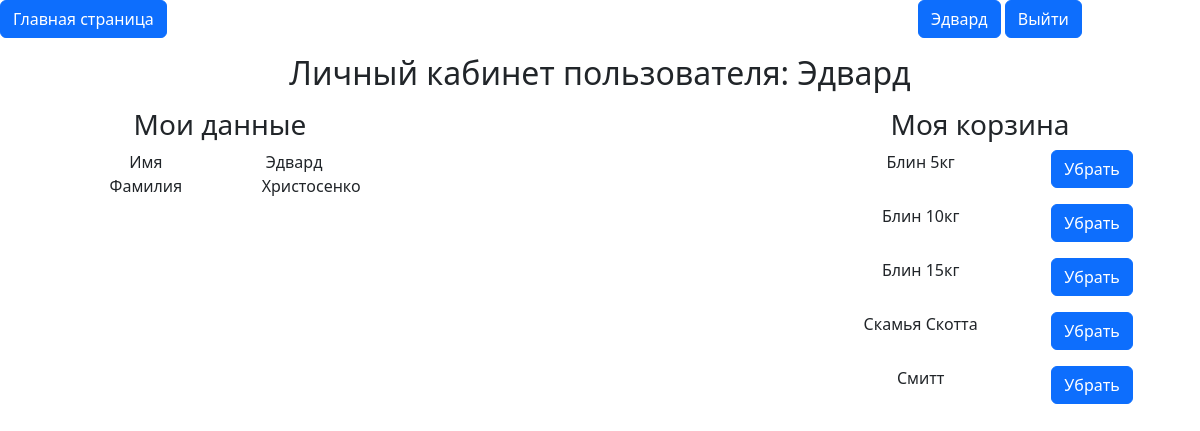
/mainapp/person/ (signed in), run on the app's committed database.
### users/models.py (models this page shows)
class User(AbstractUser):
    basket = models.ManyToManyField(Product, related_name='Корзина')

### mainapp/models.py (models this page shows)
class Product(models.Model):
    title = models.CharField(max_length=50, unique=True, default='Без названия')
    price = models.IntegerField(default=0)
    photo = models.FileField(upload_to='photos', default=None,
                              blank=True, null=True, verbose_name='Фото')
    type = models.ForeignKey(TypeProduct, on_delete=PROTECT, null=True)

### mainapp/views.py (the view)
# urls.py: path('person/', personal_account, name='personal_account'),
def personal_account(request):
    user = User.objects.filter(username = f'{request.user}')[0]
    basket = user.basket.all()
    if request.method == 'POST':
        tag = user.basket.filter(title = f'{request.POST["basket"]}')[0]
        user.basket.remove(tag)
    return render(request, 'mainapp/personal_account.html', {'basket': basket, 'user': user})

### mainapp/templates/mainapp/personal_account.html (shortened to what this page needs)
{% extends 'mainapp/base.html' %}
{% block content %}
<figure class="text-center">
    <h2>Личный кабинет пользователя: {{ user.first_name }}</h2>
</figure>
<div class="container text-center">
    <div class="row justify-content-between">
        <div class="col-4">
            <h3>Мои данные</h3>
            <div class="container text-center">
              <div class="row">
                <div class="col-6 col-sm-7">Имя</div>
                <div class="col-6 col-sm-3">{{ user.first_name }}</div>
              </div>
            </div>
            <div class="container text-center">
              <div class="row">
                <div class="col-6 col-sm-7">Фамилия</div>
                <div class="col-6 col-sm-3">{{ user.last_name }}</div>
              </div>
            </div>
        </div>
        <div class="col-4">
            <h3>Моя корзина</h3>
            {% for i in basket %}
            <div class="container text-center">
              <div class="row">
                <div class="col-6 col-sm-8">{{ i.title }}</div>
                <div class="col-6 col-sm-3">
                    <form method="post">
                      <button class="btn btn-primary" type="submit" name="basket" value="{{ i.title }}">Убрать</button>
                  </form>
                </div>
              </div>
            </div>
            {% endfor %}
        </div>
  </div>
</div>
{% endblock %}

### mainapp/templates/mainapp/base.html (shortened to what this page needs)
<!DOCTYPE html>
{% load static %}
<html lang="en">
<head>
     <link href="https://cdn.jsdelivr.net/npm/bootstrap@5.3.3/dist/css/bootstrap.min.css" rel="stylesheet">
  </head>
</head>
<body>
<div class="row justify-content-between">
    <div class="col-3">
      <a href="{% url 'home' %}" class="btn btn-primary" role="button" data-bs-toggle="button">Главная страница</a>
    </div>
    <div class="col-3">
      <a href="{% url 'personal_account' %}" class="btn btn-primary" role="button" data-bs-toggle="button">{{ user.first_name }}</a>
      <a href="{% url 'logout' %}" class="btn btn-primary" role="button" data-bs-toggle="button">Выйти</a>
    </div>
  </div>
{% block content %}
{% endblock %}
</body>
</html>

### data on the page
User: first_name "Эдвард", last_name "Христосенко"
Product: title "Блин 5кг"
Product: title "Блин 10кг"
Product: title "Блин 15кг"
Product: title "Скамья Скотта"
Product: title "Смитт"
